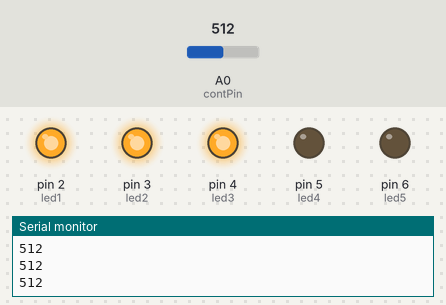
Recording of a sketch running on a simulated Arduino Uno, built with avr-gcc and run on an emulated ATmega328P. Shown: output pins drawn as LEDs (lit = HIGH), the last lines printed to the serial monitor. Inputs (shaded band) come from the test bench; at power-on: A0 (contPin) = 512.

Above: at 1.2 s.
1.3 s: A0 (contPin) set to 581
2.8 s: A0 (contPin) set to 612
At 3.6 s:
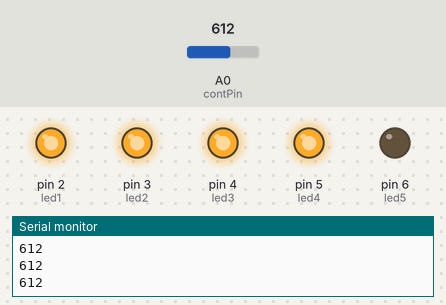
4.3 s: A0 (contPin) set to 790
5.8 s: A0 (contPin) set to 811
At 7.0 s:
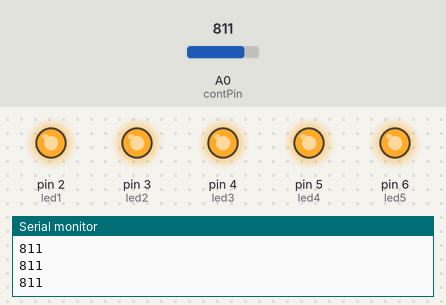
7.3 s: A0 (contPin) set to 390
At 8.2 s:
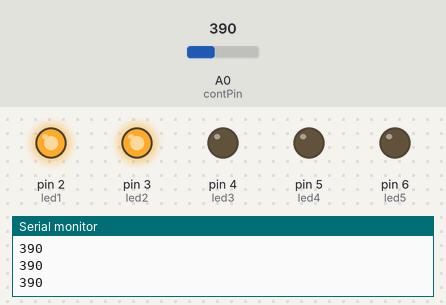
8.8 s: A0 (contPin) set to 412
At 9.4 s:
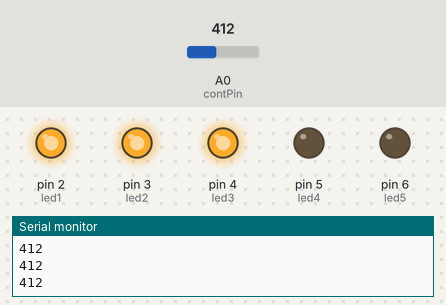
Timing chart, 0 to 11.3 s (numbered marks = the images above; inputs shaded):
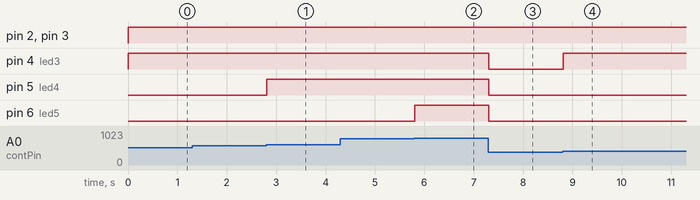

The sketch:

Pot_LED_Array.ino
```cpp
/*
Engineering Lessons
Dr Firew Abera

The TikTok Lessons

This is a simple Pot LED Control program

*/

//
//
int led1 = 2;
int led2 = 3;
int led3 = 4;
int led4 = 5;
int led5 = 6;
int contPin = A0;

void setup()
{
  pinMode(contPin, INPUT);
  pinMode(led1, OUTPUT);
  pinMode(led2, OUTPUT);
  pinMode(led3, OUTPUT);
  pinMode(led4, OUTPUT);
  pinMode(led5, OUTPUT);
  Serial.begin(9600);

}

void loop()
{
  int contMeasure = analogRead(A0);
  Serial.println(contMeasure);

  if (contMeasure < 50)
  {
    digitalWrite(led1, LOW);
    digitalWrite(led2, LOW);
    digitalWrite(led3, LOW);
    digitalWrite(led4, LOW);
    digitalWrite(led5, LOW);
  }

  else if (contMeasure < 200)
  {
    digitalWrite(led1, HIGH);
    digitalWrite(led2, LOW);
    digitalWrite(led3, LOW);
    digitalWrite(led4, LOW);
    digitalWrite(led5, LOW);
  }

  else if (contMeasure < 400)
  {
    digitalWrite(led1, HIGH);
    digitalWrite(led2, HIGH);
    digitalWrite(led3, LOW);
    digitalWrite(led4, LOW);
    digitalWrite(led5, LOW);
  }

  else if (contMeasure < 600)
  {
    digitalWrite(led1, HIGH);
    digitalWrite(led2, HIGH);
    digitalWrite(led3, HIGH);
    digitalWrite(led4, LOW);
    digitalWrite(led5, LOW);;
  }

  else if (contMeasure < 800)
  {
    digitalWrite(led1, HIGH);
    digitalWrite(led2, HIGH);
    digitalWrite(led3, HIGH);
    digitalWrite(led4, HIGH);
    digitalWrite(led5, LOW);
  }

  else if (contMeasure < 1024)
  {
    digitalWrite(led1, HIGH);
    digitalWrite(led2, HIGH);
    digitalWrite(led3, HIGH);
    digitalWrite(led4, HIGH);
    digitalWrite(led5, HIGH);
  }

}
```

Measured:
- the behaviour switches between 599 and 600 on A0 (contPin) (found by bisection; images 0 and 1)
- the behaviour switches between 799 and 800 on A0 (contPin) (found by bisection; images 1 and 2)
- the behaviour switches between 399 and 400 on A0 (contPin) (found by bisection; images 3 and 4)
- after the input at 2.8 s, pin 5 (led4): LOW → HIGH at once
- after the input at 5.8 s, pin 6 (led5): LOW → HIGH at once
- after the input at 7.3 s, pin 4 (led3), pin 5 (led4), pin 6 (led5): HIGH → LOW at once
- after the input at 8.8 s, pin 4 (led3): LOW → HIGH at once
